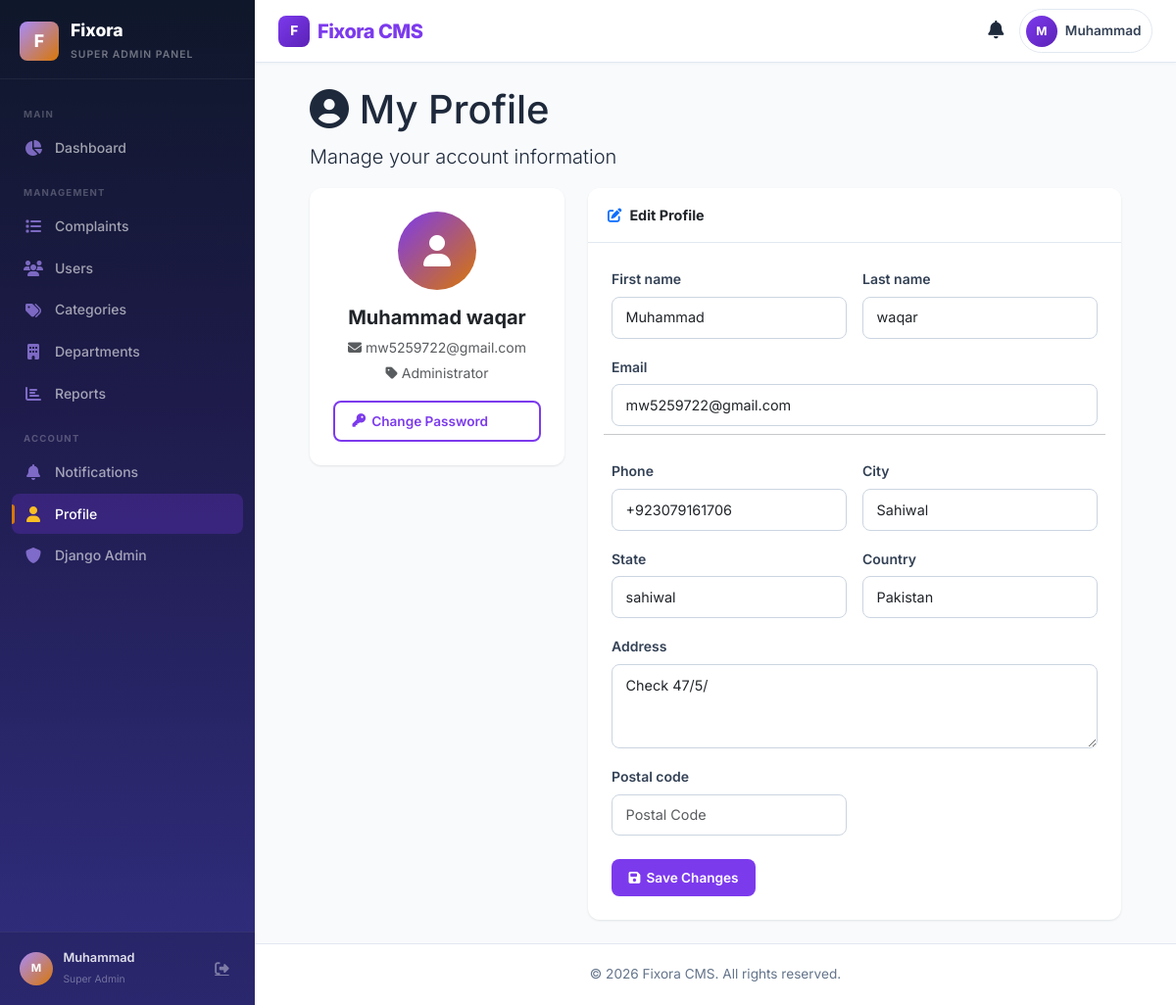
The app's page /accounts/profile/ (signed in) with its own data.
### app/accounts/models.py (models this page shows, shortened)
class UserProfile(models.Model):
    USER_ROLES = [
        ('USER', 'Regular User'),
        ('STAFF', 'Staff/Department Officer'),
        ('ADMIN', 'Administrator'),
    ]
    user = models.OneToOneField(User, on_delete=models.CASCADE, related_name='profile')
    role = models.CharField(max_length=20, choices=USER_ROLES, default='USER')
    department = models.ForeignKey(
        'complaints.Department', on_delete=models.SET_NULL,
        null=True, blank=True, related_name='staff_members'
    )
    phone = models.CharField(max_length=20, blank=True)
    address = models.TextField(blank=True)
    city = models.CharField(max_length=100, blank=True)
    state = models.CharField(max_length=100, blank=True)
    postal_code = models.CharField(max_length=20, blank=True)
    country = models.CharField(max_length=100, blank=True)
    is_email_verified = models.BooleanField(default=False)
    email_verification_token = models.CharField(max_length=100, blank=True)
    email_verification_sent_at = models.DateTimeField(null=True, blank=True)
    receive_email_notifications = models.BooleanField(default=True)
    receive_sms_notifications = models.BooleanField(default=False)
    dark_mode = models.BooleanField(default=False)
    created_at = models.DateTimeField(auto_now_add=True)
    updated_at = models.DateTimeField(auto_now=True)
    last_login_ip = models.GenericIPAddressField(null=True, blank=True)
    class Meta:
        verbose_name_plural = "User Profiles"

### app/accounts/views.py (the view)
# urls.py: path('profile/', views.profile, name='profile'),
@login_required(login_url='accounts:login')
def profile(request):
    user_profile, created = UserProfile.objects.get_or_create(user=request.user)
    if request.method == 'POST':
        form = UserProfileForm(request.POST, instance=user_profile, user=request.user)
        if form.is_valid():
            user = request.user
            user.first_name = form.cleaned_data.get('first_name')
            user.last_name = form.cleaned_data.get('last_name')
            user.email = form.cleaned_data.get('email')
            user.save()
            form.save()
            log_activity(request.user, 'PROFILE_UPDATE', 'User updated profile', request)
            messages.success(request, 'Profile updated successfully!')
            return redirect('accounts:profile')
    else:
        form = UserProfileForm(instance=user_profile, user=request.user)
    context = {
        'form': form,
        'user_profile': user_profile,
    }
    return render(request, 'accounts/profile.html', context)

### app/context_processors.py (called while the page is built)
def api_token(request):
    token_key = None
    if request.user.is_authenticated:
        from rest_framework.authtoken.models import Token
        try:
            token = Token.objects.get(user=request.user)
            token_key = token.key
        except Token.DoesNotExist:
            pass
    return {'api_token': token_key}

def user_complaint_count(request):
    if request.user.is_authenticated:
        return {
            'total_complaints': Complaint.objects.filter(user=request.user).count(),
        }
    return {}

### app/templatetags/app_filters.py (called while the page is built)
@register.filter
def get_profile(user):
    try:
        return user.profile
    except ObjectDoesNotExist:
        return None

### app/templates/accounts/profile.html (shortened to what this page needs)
{% extends 'base.html' %}
{% block content %}
<div class="container-fluid px-4">
    <div class="page-header">
        <h1><i class="fas fa-user-circle"></i> My Profile</h1>
        <p class="lead">Manage your account information</p>
    </div>
    <div class="row g-4">
        <div class="col-lg-4">
            <div class="card text-center p-4">
                <div style="width:80px;height:80px;border-radius:50%;background:linear-gradient(135deg,var(--primary),var(--secondary));display:flex;align-items:center;justify-content:center;font-size:2rem;color:white;margin:0 auto 1rem;">
                    <i class="fas fa-user"></i>
                </div>
                <h5 class="fw-bold">{{ user.get_full_name|default:user.username }}</h5>
                <p class="text-muted small mb-1"><i class="fas fa-envelope me-1"></i>{{ user.email|default:'No email' }}</p>
                <p class="text-muted small mb-3"><i class="fas fa-tag me-1"></i>{{ user_profile.get_role_display }}</p>
                <a href="{% url 'accounts:change_password' %}" class="btn btn-outline-primary w-100"><i class="fas fa-key"></i> Change Password</a>
            </div>
        </div>
        <div class="col-lg-8">
            <div class="card">
                <div class="card-header"><i class="fas fa-edit me-2 text-primary"></i>Edit Profile</div>
                <div class="card-body p-4">
                    <form method="post" novalidate>
                        <div class="row g-3">
                            <div class="col-md-6">
                                <label class="form-label">{{ form.first_name.label }}</label>
                                {{ form.first_name }}
                            </div>
                            <div class="col-md-6">
                                <label class="form-label">{{ form.last_name.label }}</label>
                                {{ form.last_name }}
                            </div>
                            <div class="col-12">
                                <label class="form-label">{{ form.email.label }}</label>
                                {{ form.email }}
                            </div>
                            <hr class="my-2">
                            <div class="col-md-6">
                                <label class="form-label">{{ form.phone.label }}</label>
                                {{ form.phone }}
                            </div>
                            <div class="col-md-6">
                                <label class="form-label">{{ form.city.label }}</label>
                                {{ form.city }}
                            </div>
                            <div class="col-md-6">
                                <label class="form-label">{{ form.state.label }}</label>
                                {{ form.state }}
                            </div>
                            <div class="col-md-6">
                                <label class="form-label">{{ form.country.label }}</label>
                                {{ form.country }}
                            </div>
                            <div class="col-12">
                                <label class="form-label">{{ form.address.label }}</label>
                                {{ form.address }}
                            </div>
                            <div class="col-md-6">
                                <label class="form-label">{{ form.postal_code.label }}</label>
                                {{ form.postal_code }}
                            </div>
                        </div>
                        <div class="mt-4">
                            <button type="submit" class="btn btn-primary"><i class="fas fa-save"></i> Save Changes</button>
                        </div>
                    </form>
                </div>
            </div>
        </div>
    </div>
</div>
{% endblock %}

### app/templates/base.html (shortened to what this page needs)
<!DOCTYPE html>
<html lang="en">
<head>
    <link href="https://cdnjs.cloudflare.com/ajax/libs/bootstrap/5.3.0/css/bootstrap.min.css" rel="stylesheet">
    <link rel="stylesheet" href="https://cdnjs.cloudflare.com/ajax/libs/font-awesome/6.4.0/css/all.min.css">
    {% load static %}
    <link rel="stylesheet" href="{% static 'css/style.css' %}">
</head>
<body class="{% block body_class %}{% endblock %}">
    {% if user.is_authenticated %}
    {% load app_filters %}
    {% with profile=user|get_profile %}
    <div class="sidebar" id="sidebar">
        <div class="sidebar-brand">
            <div class="brand-icon">F</div>
            <div class="brand-text">
                <span class="brand-name">Fixora</span>
                <span class="brand-role">
                    {% if user.is_superuser %}Super Admin
                    {% elif profile.is_admin %}Admin
                    {% elif profile.is_staff_member %}Staff
                    {% else %}User{% endif %} Panel
                </span>
            </div>
        </div>
        <nav class="sidebar-nav">
            {% if user.is_staff or user.is_superuser or profile.is_admin or profile.is_staff_member %}
            <div class="sidebar-label">Main</div>
            <a href="{% url 'dashboard:admin_dashboard' %}" class="sidebar-item {% if request.resolver_match.view_name == 'dashboard:admin_dashboard' %}active{% endif %}">
                <i class="fas fa-chart-pie"></i>
                <span>Dashboard</span>
            </a>
            <div class="sidebar-label">Management</div>
            <a href="{% url 'complaints:list' %}" class="sidebar-item {% if request.resolver_match.view_name == 'complaints:list' %}active{% endif %}">
                <i class="fas fa-list"></i>
                <span>Complaints</span>
            </a>
            <a href="/admin/auth/user/" class="sidebar-item">
                <i class="fas fa-users"></i>
                <span>Users</span>
            </a>
            <a href="/admin/complaints/category/" class="sidebar-item">
                <i class="fas fa-tags"></i>
                <span>Categories</span>
            </a>
            <a href="/admin/complaints/department/" class="sidebar-item">
                <i class="fas fa-building"></i>
                <span>Departments</span>
            </a>
            <a href="{% url 'dashboard:reports' %}" class="sidebar-item {% if request.resolver_match.view_name == 'dashboard:reports' %}active{% endif %}">
                <i class="fas fa-chart-bar"></i>
                <span>Reports</span>
            </a>
            <div class="sidebar-label">Account</div>
            <a href="{% url 'dashboard:notifications' %}" class="sidebar-item {% if request.resolver_match.view_name == 'dashboard:notifications' %}active{% endif %}">
                <i class="fas fa-bell"></i>
                <span>Notifications</span>
            </a>
            <a href="{% url 'accounts:profile' %}" class="sidebar-item {% if request.resolver_match.view_name == 'accounts:profile' %}active{% endif %}">
                <i class="fas fa-user"></i>
                <span>Profile</span>
            </a>
            <a href="/admin/" class="sidebar-item" target="_blank">
                <i class="fas fa-shield"></i>
                <span>Django Admin</span>
            </a>
            {% endif %}
        </nav>
        <div class="sidebar-footer">
            <div class="user-card">
                <div class="user-avatar">{{ user.first_name|first|default:user.username|first|upper }}</div>
                <div class="user-info">
                    <span class="user-name">{{ user.first_name|default:user.username }}</span>
                    <span class="user-role">
                        {% if user.is_superuser %}Super Admin
                        {% elif profile.is_admin %}Admin
                        {% elif profile.is_staff_member %}Staff
                        {% else %}User{% endif %}
                    </span>
                </div>
                <a href="#" onclick="event.preventDefault();document.getElementById('logout-form').submit();" class="logout-link" title="Logout">
                    <i class="fas fa-sign-out-alt"></i>
                </a>
            </div>
        </div>
    </div>
    {% endwith %}
    {% endif %}
    <nav class="navbar navbar-expand-lg {% if user.is_authenticated %}with-sidebar{% endif %}">
        <div class="container-fluid px-0">
            <a class="navbar-brand" href="{% if user.is_authenticated %}{% url 'dashboard:dashboard' %}{% else %}{% url 'accounts:login' %}{% endif %}">
                <span class="brand-icon">F</span>
                Fixora CMS
            </a>
            <div class="d-flex align-items-center gap-2 ms-auto">
                {% if user.is_authenticated %}
                <a class="nav-link position-relative" href="{% url 'dashboard:notifications' %}" id="notifBell">
                    <i class="fas fa-bell" style="font-size:1.15rem;"></i>
                </a>
                <div class="dropdown">
                    <a href="#" class="nav-user-btn" id="userDropdown" role="button" data-bs-toggle="dropdown">
                        <span class="user-avatar">{{ user.first_name|first|default:user.username|first|upper }}</span>
                        <span class="user-name d-none d-md-inline">{{ user.first_name|default:user.username }}</span>
                    </a>
                </div>
                {% endif %}
            </div>
        </div>
    </nav>
    <div class="main-content {% if user.is_authenticated %}with-sidebar{% endif %}">
        {% block content %}{% endblock %}
    </div>
    <footer class="footer {% if user.is_authenticated %}with-sidebar{% endif %}">
        <div class="container-fluid">
            <p class="mb-0">&copy; 2026 Fixora CMS. All rights reserved.</p>
        </div>
    </footer>
    {% load static %}
</body>
</html>

### records on screen
UserProfile: role "Administrator", phone "+923079161706", city "Sahiwal", state "sahiwal", country "Pakistan", address "Check 47/5/"

### other values on screen
{{ user.first_name|first|default:user.username|first|upper }} "M"
{{ user.first_name|default:user.username }} "Muhammad"
{{ user.get_full_name|default:user.username }} "Muhammad waqar"
{{ user.email|default:'No email' }} "mw5259722@gmail.com"
